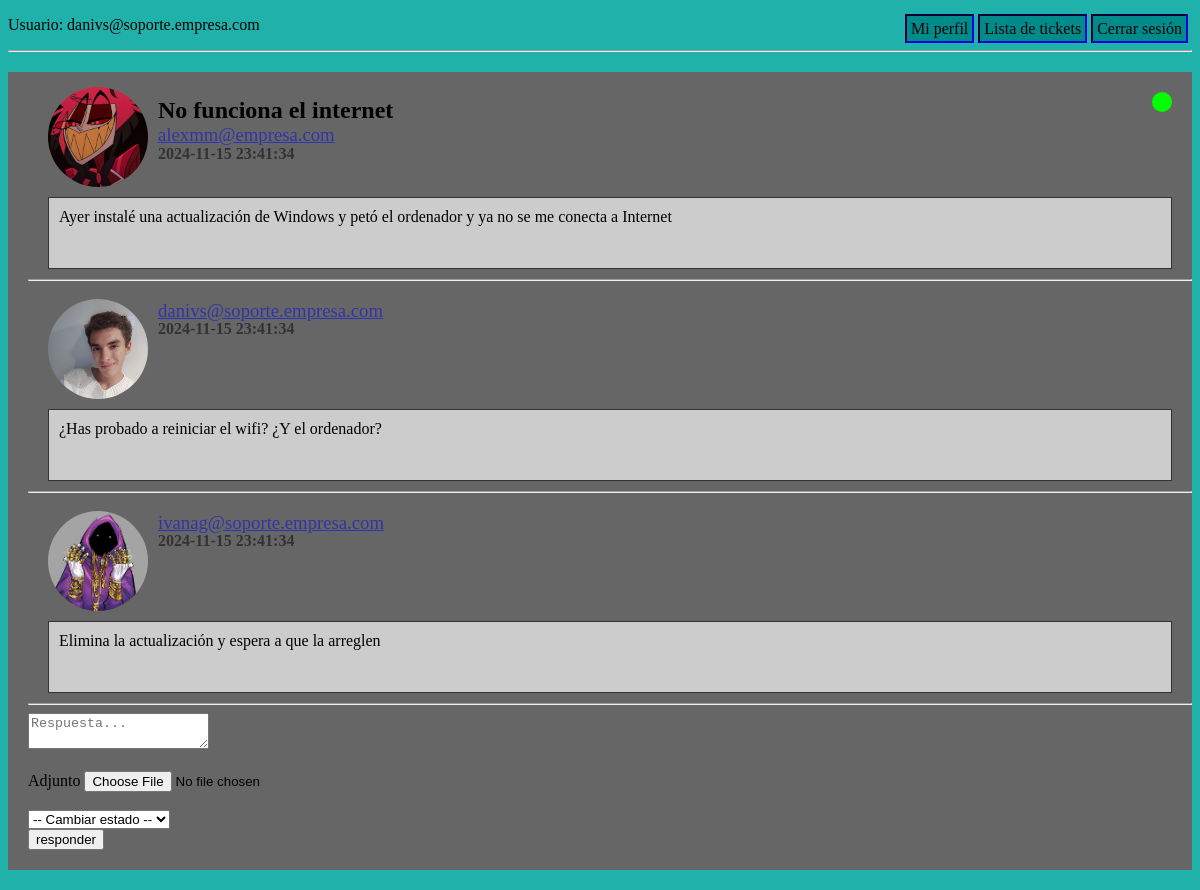
Page /ticket.php?id=1 (signed in) on the committed database.
### tables this page shows
CREATE TABLE Ticket (
	idTicket INT(10) PRIMARY KEY AUTO_INCREMENT,
	email VARCHAR(255),
	priority INT(1),
	subject VARCHAR(255),
	state INT(1),
	messBody TEXT,
	attachment VARCHAR(100),
	sentDate TIMESTAMP DEFAULT CURRENT_TIMESTAMP,
	CONSTRAINT FOREIGN KEY(email) REFERENCES AppUser(email) ON DELETE CASCADE,
	CONSTRAINT FOREIGN KEY(priority) REFERENCES Priority(idPr),
	CONSTRAINT FOREIGN KEY(state) REFERENCES State(idState)
);

CREATE TABLE Answer (
	idAnswer INT(100) PRIMARY KEY AUTO_INCREMENT,
	idTicket INT(10),
	email VARCHAR(255),
	messBody TEXT,
	attachment VARCHAR(100),
	ansDate TIMESTAMP DEFAULT CURRENT_TIMESTAMP,
	CONSTRAINT FOREIGN KEY(email) REFERENCES AppUser(email) ON DELETE CASCADE,
	CONSTRAINT FOREIGN KEY(idTicket) REFERENCES Ticket(idTicket) ON DELETE CASCADE
);

### file_dir.php (called while the page is built)
<?php
$attach_directory = "./uploads/";
$profile_picture_directory = $attach_directory . "ProfilePictures/";

### func.php (the view, shortened to what this page needs)
<?php
function returnPPstring($name) {
    require "file_dir.php";
    if (file_exists($profile_picture_directory . $name . ".png")) {
        return      $profile_picture_directory . $name . ".png";
    } else {
        return $profile_picture_directory . "defaultPP.png";
    }
}
function printSVG($state) {
    switch ($state) {
        case '1':
            echo '<svg><circle r="10" cx="10" cy="10" fill="lime"/></svg>';
            break;
    }
}
function querryTickets(?int $id_ticket = -1) {
    require "conection.php";
    $bd = new PDO(
        "mysql:dbname=".$bd_config["bd_name"].";host=".$bd_config["ip"],
        $bd_config["user"],
        $bd_config["password"]
    );
    $select = 'SELECT * FROM ticket WHERE 1 = 1';
    if (0 <= $id_ticket) {
        $select = $select . ' AND idTicket =' . $id_ticket;
    }
    return $bd->query($select);
}
function printTicketParameters($subject, $messBody, $email, $state, $sentDate, ?int $id_ticket = -1, ?string $attachment_name = "") {
    require "file_dir.php";
    echo '<a href="profile.php?email='. $email .'"> <img src="' . returnPPstring($email) . '" alt="foto de perfil"></a>';
    if ($subject != "") {
        echo "<h2>";
        echo $subject;
        echo "</h2>";
    }
    ?>
    <h3> <a href=<?="profile.php?email=$email" ?>><?= $email ?> </a></h3>
    <h4> <?= $sentDate ?> </h4>
    <?php    printSVG($state); ?>
    <div> <?= nl2br($messBody)?></div>
    <?php
}

### ticket.php (shortened to what this page needs)
<!DOCTYPE html>
<html lang="en">
<head>
    <link rel="stylesheet" href="css/ticket.css">
</head>
<?php require_once "header.php"; ?>
<body>
    <?php
        require_once "conection.php";
        require_once "func.php";
        $tickets = querryTickets($_GET["id"]);
        if($tickets->rowCount() <= 0){
            echo "<p id='not-found-message'> No existe ese ticket </p>";
        }else {
            echo    '<div class="ticket">';
            foreach ($tickets as $ticket) {
                printTicketParameters($ticket["subject"], $ticket["messBody"], $ticket["email"], $ticket["state"], $ticket["sentDate"], -1, $ticket["attachment"]);
                $bd = new PDO(
                    "mysql:dbname=".$bd_config["bd_name"].";host=".$bd_config["ip"],
                    $bd_config["user"],
                    $bd_config["password"]
                );
                $select = 'SELECT email, messBody, ansDate, attachment FROM answer WHERE idTicket =' . $_GET["id"];
                $respuestas = $bd->query($select);
                foreach ($respuestas as $respuesta) {
                    echo '<hr>';
                }
                if ($_SESSION["rol"] == 1 || $ticket["state"] == 2) {
                ?>
                    <hr>
                    <form action="" method="post" enctype="multipart/form-data">
                    <textarea name="ans" placeholder="Respuesta..." required></textarea><br><br>
                    <label for="attachment">Adjunto</label>
                    <input type="file" name="attachment" id="attachment"><br><br>
                    <?php
                    if ($_SESSION["rol"] == 1) {
                    ?>
                        <select name="changeStatus">
                            <option value="0">-- Cambiar estado --</option>
                        </select>
                    <?php
                    }
                    ?>
                    <br>
                    <input type="submit" value="responder">
                    </form>
                <?php
                }
            }
            echo    '</div>';
        }
    ?>
</body>
</html>

### css/ticket.css (style rules this page uses)
body { background-color: #333; }
.ticket { background-color: #666; padding: 5px 0px 20px 20px; margin: 20px 0px; position: relative; }
.ticket h2 { margin-left: 5px; }
.ticket h3 { margin-left: 5px; font-weight: normal; opacity: 0.5; }
.ticket h2+h3 { margin-top: -20px; }
.ticket h4 { margin-top: -20px; margin-left: 5px; opacity: 0.5; }
.ticket svg { color: #ccc; width: 20px; height: 20px; position: absolute; top: 20px; right: 20px; }
.ticket div { background-color: #ccc; border: #333 solid 1px; min-height: 50px; padding: 10px; margin: 10px 20px; clear: both; }
.ticket > a { margin: 10px 20px; }
.ticket a:has(img) { width: 100px; height: 100px; float: left; margin-right: 10px; }
.ticket img { width: 100px; height: 100px; border-radius: 50px; object-fit: cover; }

### css/header.css (style rules this page uses)
body { background-color: lightseagreen; }

### rows in the picture
ticket: email (picture), subject "No funciona el internet", email "alexmm@empresa.com", sentDate "2024-11-15 23:41:34", messBody "Ayer instalé una actualización de Windows y petó el ordenador y ya no se me conecta a Internet"
answer: email (picture), email "danivs@soporte.empresa.com", ansDate "2024-11-15 23:41:34", messBody "¿Has probado a reiniciar el wifi? ¿Y el ordenador?"
answer: email (picture), email "ivanag@soporte.empresa.com", ansDate "2024-11-15 23:41:34", messBody "Elimina la actualización y espera a que la arreglen"

### other values in the picture
$_SESSION['email'] "danivs@soporte.empresa.com"
